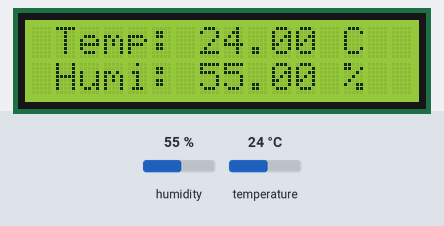
Recording of a sketch running on a simulated ESP8266 (NodeMCU). Shown: 16×2 character LCD. The inputs (shaded band) are chosen by the test bench; at power-on: humidity 55 %, temperature 24 °C. WiFi joins after 1.5 s; servers stay silent unless stated; what the sketch prints to the serial monitor is not drawn.

Above: at 2.7 s.
2.8 s: humidity set to 22 %
At 4.7 s:
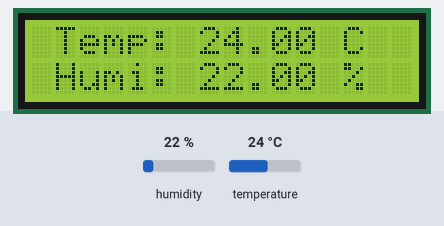
6.0 s: temperature set to 12 °C
At 7.5 s:
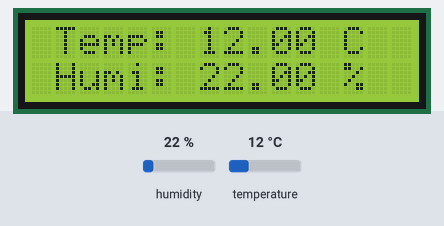
9.2 s: humidity set to 40 %
At 12.0 s:
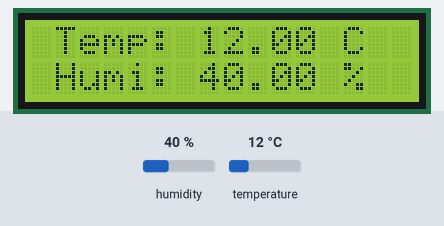
13.1 s: temperature set to 19 °C
At 14.8 s:
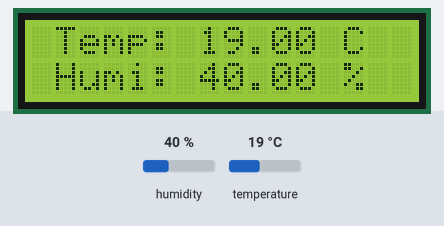
Timing chart, 0 to 16.3 s (numbered marks = the images above; inputs shaded):
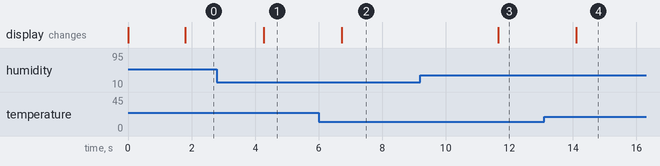

The sketch:

DHT22_W1.ino
```cpp
#include <DHT.h>  // Including library for dht

#include <LiquidCrystal_I2C.h>
#include <ESP8266WiFi.h>
int lcdColumns = 16;
int lcdRows = 2;
LiquidCrystal_I2C lcd(0x27, lcdColumns, lcdRows);
String apiKey = "";     //  Enter your Write API key from ThingSpeak

const char *ssid =  "SSID";     // replace with your wifi ssid and wpa2 key
const char *pass =  "PASSWORD";
const char* server = "api.thingspeak.com";

#define DHTPIN 14          //pin where the dht22 is connected

DHT dht(DHTPIN, DHT22);

WiFiClient client;

void setup()
{
  Serial.begin(115200);
  delay(10);
  dht.begin();

  //   initialize LCD
  lcd.begin();
  // turn on LCD backlight
  lcd.backlight();

  Serial.println("Connecting to ");
  Serial.println(ssid);


  WiFi.begin(ssid, pass);

  while (WiFi.status() != WL_CONNECTED)
  {
    delay(500);
    Serial.print(".");
  }
  Serial.println("");
  Serial.println("WiFi connected");

}

void loop()
{

  float h = dht.readHumidity();
  float t = dht.readTemperature();

  if (isnan(h) || isnan(t))
  {
    Serial.println("Failed to read from DHT sensor!");
    return;
  }

  if (client.connect(server, 80))  //   "184.106.153.149" or api.thingspeak.com
  {

    String postStr = apiKey;
    postStr += "&field1=";
    postStr += String(t);
    postStr += "&field2=";
    postStr += String(h);
    postStr += "\r\n\r\n";

    client.print("POST /update HTTP/1.1\n");
    client.print("Host: api.thingspeak.com\n");
    client.print("Connection: close\n");
    client.print("X-THINGSPEAKAPIKEY: " + apiKey + "\n");
    client.print("Content-Type: application/x-www-form-urlencoded\n");
    client.print("Content-Length: ");
    client.print(postStr.length());
    client.print("\n\n");
    client.print(postStr);

    /*Serial.print("Temperature: ");
      Serial.print(t);
      Serial.print(" degrees Celcius, Humidity: ");
      Serial.print(h);
      Serial.println("%. Send to Thingspeak.");*/

      lcd.setCursor(0, 0);
      lcd.print(" Temp: ");
      lcd.print(t);
      lcd.print(" C");
      lcd.setCursor(0,1);
      lcd.print(" Humi: ");
      lcd.print(h);
      lcd.print(" %");
  }

  client.stop();

  Serial.println("Waiting...");

  // thingspeak needs minimum 15 sec delay between updates, i've set it to 30 seconds
  delay(1000);
}
```

Measured:
- after the input at 2.8 s, the display: changes after 1.5 s (image 1)
- after the input at 6.0 s, the display: changes after 0.73 s (image 2)
- after the input at 9.2 s, the display: changes after 2.4 s (image 3)
- after the input at 13.1 s, the display: changes after 1.0 s (image 4)
